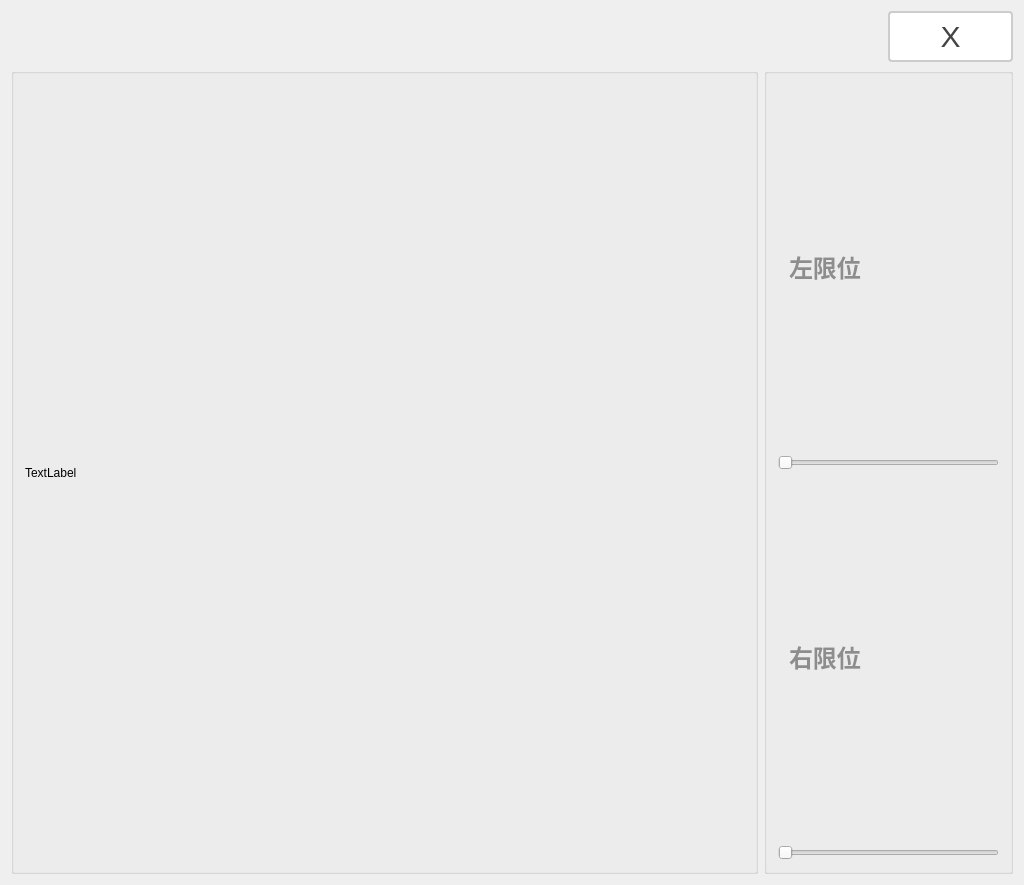
<?xml version="1.0" encoding="UTF-8"?>
<ui version="4.0">
 <class>DlgProductLimitClass</class>
 <widget class="QDialog" name="DlgProductLimitClass">
  <property name="geometry">
   <rect>
    <x>0</x>
    <y>0</y>
    <width>1024</width>
    <height>885</height>
   </rect>
  </property>
  <property name="windowTitle">
   <string>DlgProductLimit</string>
  </property>
  <layout class="QGridLayout" name="gridLayout_3">
   <item row="0" column="0">
    <layout class="QVBoxLayout" name="verticalLayout">
     <item>
      <layout class="QHBoxLayout" name="horizontalLayout_2" stretch="7,1">
       <item>
        <spacer name="horizontalSpacer">
         <property name="orientation">
          <enum>Qt::Orientation::Horizontal</enum>
         </property>
         <property name="sizeHint" stdset="0">
          <size>
           <width>638</width>
           <height>20</height>
          </size>
         </property>
        </spacer>
       </item>
       <item>
        <widget class="QPushButton" name="btn_close">
         <property name="sizePolicy">
          <sizepolicy hsizetype="Minimum" vsizetype="Minimum">
           <horstretch>0</horstretch>
           <verstretch>0</verstretch>
          </sizepolicy>
         </property>
         <property name="styleSheet">
          <string notr="true">QPushButton {
    padding: 6px 14px;
    border: 2px solid #CCC;
    border-radius: 4px;
    background-color: white;
    color: #444;
	qproperty-icon: url(:/icons/closeBlack.png);  
    qproperty-iconSize: 30px 30px;
    font-size: 30px; 
}

QPushButton:hover {
    border-color: #999;
    background-color: #F5F5F5;
}

QPushButton:pressed {
    border-color: #777;
    background-color: #EEE;
}</string>
         </property>
         <property name="text">
          <string>X</string>
         </property>
        </widget>
       </item>
      </layout>
     </item>
     <item>
      <layout class="QHBoxLayout" name="horizontalLayout" stretch="3,1">
       <item>
        <widget class="QGroupBox" name="gBox_ImageDisplay">
         <property name="title">
          <string/>
         </property>
         <layout class="QGridLayout" name="gridLayout">
          <item row="0" column="0">
           <widget class="QLabel" name="label_imgDisplay">
            <property name="sizePolicy">
             <sizepolicy hsizetype="Expanding" vsizetype="Expanding">
              <horstretch>0</horstretch>
              <verstretch>0</verstretch>
             </sizepolicy>
            </property>
            <property name="maximumSize">
             <size>
              <width>999</width>
              <height>999</height>
             </size>
            </property>
            <property name="text">
             <string>TextLabel</string>
            </property>
           </widget>
          </item>
         </layout>
        </widget>
       </item>
       <item>
        <widget class="QGroupBox" name="gBox_SetLimit">
         <property name="title">
          <string/>
         </property>
         <layout class="QGridLayout" name="gridLayout_2">
          <item row="0" column="0">
           <layout class="QVBoxLayout" name="verticalLayout_4">
            <item>
             <layout class="QVBoxLayout" name="verticalLayout_2">
              <item>
               <widget class="QLabel" name="label">
                <property name="styleSheet">
                 <string notr="true">QLabel {
       font-size: 24px;        
       font-weight: bold;        
       color:  rgb(141, 141, 141);       
       padding: 5px 5px;     
       border-bottom: 2px solid #cccccc; 
    }</string>
                </property>
                <property name="text">
                 <string>左限位</string>
                </property>
               </widget>
              </item>
              <item>
               <widget class="QSlider" name="HSlider_zuoxianwei">
                <property name="orientation">
                 <enum>Qt::Orientation::Horizontal</enum>
                </property>
               </widget>
              </item>
             </layout>
            </item>
            <item>
             <layout class="QVBoxLayout" name="verticalLayout_3">
              <item>
               <widget class="QLabel" name="label_2">
                <property name="styleSheet">
                 <string notr="true">QLabel {
       font-size: 24px;        
       font-weight: bold;        
       color:  rgb(141, 141, 141);       
       padding: 5px 5px;     
       border-bottom: 2px solid #cccccc; 
    }</string>
                </property>
                <property name="text">
                 <string>右限位</string>
                </property>
               </widget>
              </item>
              <item>
               <widget class="QSlider" name="HSlider_youxianwei">
                <property name="orientation">
                 <enum>Qt::Orientation::Horizontal</enum>
                </property>
               </widget>
              </item>
             </layout>
            </item>
           </layout>
          </item>
         </layout>
        </widget>
       </item>
      </layout>
     </item>
    </layout>
   </item>
  </layout>
 </widget>
 <layoutdefault spacing="6" margin="11"/>
 <resources/>
 <connections/>
</ui>
